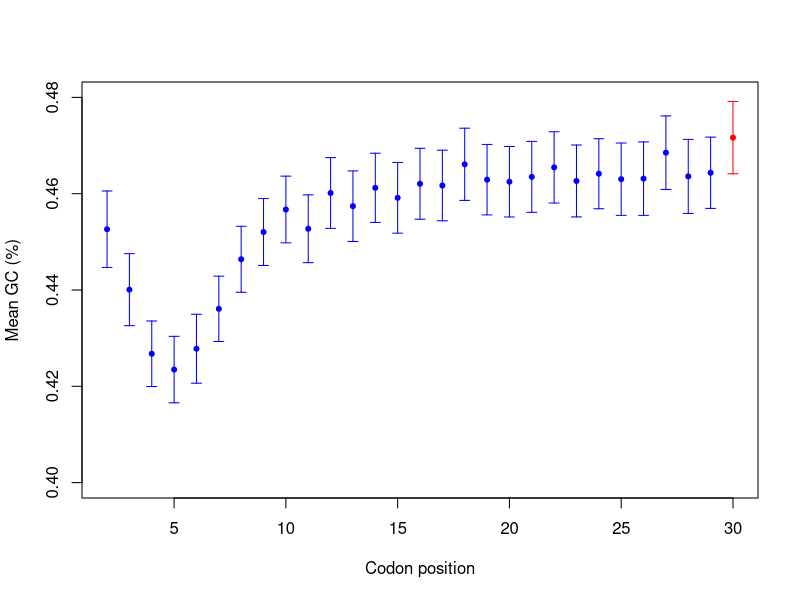

R code for this plot:
#Figure 8

data1 <- read.csv("Hyperthermophiles.csv",header=T)
attach(data1)

dims <- dim(data1)

m.gc<-c()
sd.gc<-c()
sem.gc<-c()
x<-c(2:30)

for (i in c(4:dims[2])){
gc<- unlist(data1[i])

m.gc<-c(m.gc,mean(gc))

sd.1<-sd(gc)
sd.gc<-c(sd.gc,sd.1)
sem.1<-sd.1/sqrt(length(gc))
sem.gc<-c(sem.gc,sem.1)

}

core.gc<-unlist(data1$Core_GC)
m.gc<-c(m.gc,mean(core.gc))
sd.gc<-c(sd.gc,sd(core.gc))
sem.gc<-c(sem.gc,sd(core.gc)/sqrt(length(core.gc)))

col_v.1 <- rep("blue",28)
col_v <-c(col_v.1,"red")

pdf("Fig8_Hyperthermophiles.pdf")
plot(x,m.gc, pch=20,col=col_v, xlab="Codon position", ylab="Mean GC (%)", ylim=c(0.4,0.48))
arrows(x,m.gc+sem.gc,x,m.gc-sem.gc,length=0.05, angle=90, code=3, col=col_v)
dev.off()

